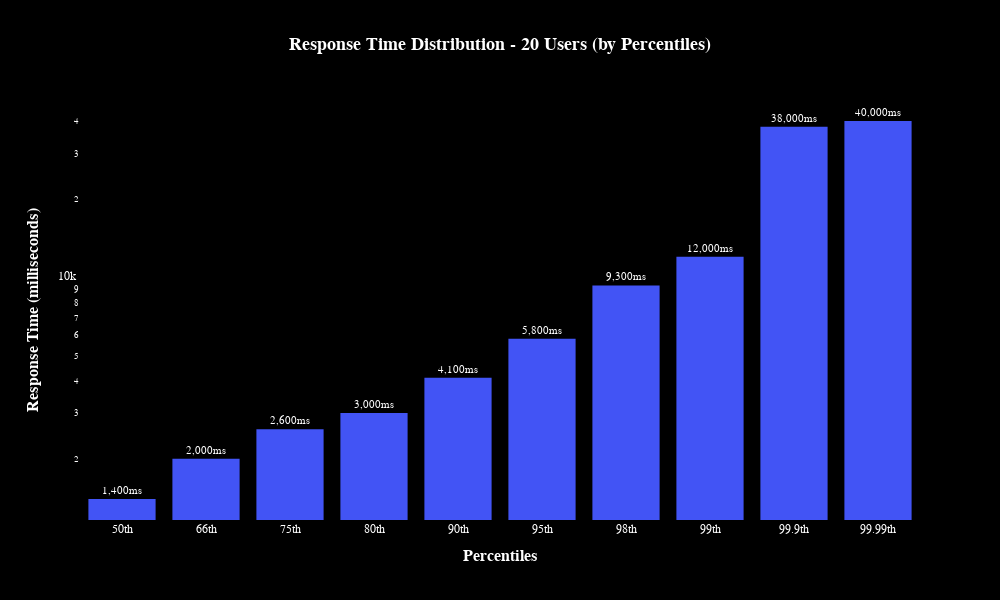

The notebook cell this image was saved under:
### Code cell
# PERCENTILE HISTOGRAM - BLUE BARS, NO GAPS, BLACK BACKGROUND
percentiles = ['50th', '66th', '75th', '80th', '90th', '95th', '98th', '99th', '99.9th', '99.99th']
response_times_20_users = [1400, 2000, 2600, 3000, 4100, 5800, 9300, 12000, 38000, 40000]

fig = go.Figure()

# ALL BLUE BARS, NO GAPS
fig.add_trace(go.Bar(
    x=percentiles,
    y=response_times_20_users,
    marker=dict(
        color='#4254f5',  # YOUR BLUE COLOR
        line=dict(width=0)  # No borders
    ),
    text=[f'{t:,}ms' for t in response_times_20_users],
    textposition='outside',
    textfont=dict(size=11, color='white'),
    width=0.8,  # NO GAPS between bars
    hovertemplate='<b>%{x} Percentile</b><br>Response Time: %{y:,}ms<extra></extra>'
))

# BLACK BACKGROUND LAYOUT
fig.update_layout(
    title=dict(
        text="<b>Response Time Distribution - 20 Users (by Percentiles)</b>",
        x=0.5,
        font=dict(size=18, color='white')
    ),
    xaxis=dict(
        title="<b>Percentiles</b>",
        title_font=dict(size=16, color='white'),
        tickfont=dict(size=12, color='white'),
        showgrid=False,  # NO GRID LINES
        categoryorder='array',
        categoryarray=percentiles
    ),
    yaxis=dict(
        title="<b>Response Time (milliseconds)</b>",
        title_font=dict(size=16, color='white'),
        tickfont=dict(size=12, color='white'),
        showgrid=False,  # NO GRID LINES
        type='log'  # Log scale for better visualization
    ),
    height=600,
    width=1000,
    plot_bgcolor='#000000',  # BLACK background
    paper_bgcolor='#000000',  # BLACK background
    font=dict(family="Arial, sans-serif", size=12, color='white')
)

# NO HORIZONTAL LINES - removed all add_hline calls

fig.show()
print("✅ Blue histogram with black background, no gaps, no horizontal lines")

### Figure 1 — Plotly figure (JSON) as saved in the notebook; plotly's stock layout.template omitted (floating-point values rounded to 4 significant figures)
{"data": [{"hovertemplate": "<b>%{x} Percentile</b><br>Response Time: %{y:,}ms<extra></extra>", "marker": {"color": "#4254f5", "line": {"width": 0}}, "text": ["1,400ms", "2,000ms", "2,600ms", "3,000ms", "4,100ms", "5,800ms", "9,300ms", "12,000ms", "38,000ms", "40,000ms"], "textfont": {"color": "white", "size": 11}, "textposition": "outside", "width": 0.8, "x": ["50th", "66th", "75th", "80th", "90th", "95th", "98th", "99th", "99.9th", "99.99th"], "y": [1400, 2000, 2600, 3000, 4100, 5800, 9300, 12000, 38000, 40000], "type": "bar"}], "layout": {"title": {"font": {"size": 18, "color": "white"}, "text": "<b>Response Time Distribution - 20 Users (by Percentiles)</b>", "x": 0.5}, "xaxis": {"title": {"text": "<b>Percentiles</b>", "font": {"size": 16, "color": "white"}}, "tickfont": {"size": 12, "color": "white"}, "showgrid": false, "categoryorder": "array", "categoryarray": ["50th", "66th", "75th", "80th", "90th", "95th", "98th", "99th", "99.9th", "99.99th"]}, "yaxis": {"title": {"text": "<b>Response Time (milliseconds)</b>", "font": {"size": 16, "color": "white"}}, "tickfont": {"size": 12, "color": "white"}, "showgrid": false, "type": "log"}, "font": {"family": "Arial, sans-serif", "size": 12, "color": "white"}, "height": 600, "width": 1000, "plot_bgcolor": "#000000", "paper_bgcolor": "#000000"}}
